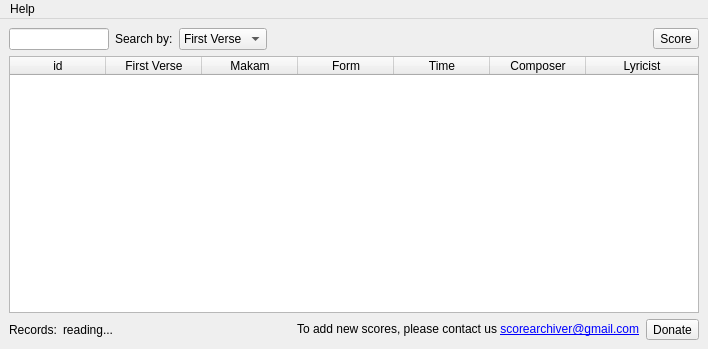
<?xml version="1.0" encoding="UTF-8"?>
<ui version="4.0">
 <class>MainWindow</class>
 <widget class="QMainWindow" name="MainWindow">
  <property name="geometry">
   <rect>
    <x>0</x>
    <y>0</y>
    <width>708</width>
    <height>349</height>
   </rect>
  </property>
  <property name="windowTitle">
   <string>ScoreArchiver</string>
  </property>
  <property name="windowIcon">
   <iconset resource="../data/scorearchiver.qrc">
    <normaloff>:/scorearchiver.png</normaloff>:/scorearchiver.png</iconset>
  </property>
  <widget class="QWidget" name="centralwidget">
   <layout class="QGridLayout" name="gridLayout">
    <item row="0" column="0">
     <layout class="QHBoxLayout" name="horizontalLayout_2">
      <item>
       <widget class="QLineEdit" name="lineEdit">
        <property name="sizePolicy">
         <sizepolicy hsizetype="Fixed" vsizetype="Fixed">
          <horstretch>0</horstretch>
          <verstretch>0</verstretch>
         </sizepolicy>
        </property>
        <property name="maximumSize">
         <size>
          <width>100</width>
          <height>16777215</height>
         </size>
        </property>
       </widget>
      </item>
      <item>
       <widget class="QLabel" name="label_4">
        <property name="text">
         <string>Search by:</string>
        </property>
       </widget>
      </item>
      <item>
       <widget class="QComboBox" name="comboBox">
        <item>
         <property name="text">
          <string>First Verse</string>
         </property>
        </item>
        <item>
         <property name="text">
          <string>Makam</string>
         </property>
        </item>
        <item>
         <property name="text">
          <string>Form</string>
         </property>
        </item>
        <item>
         <property name="text">
          <string>Time</string>
         </property>
        </item>
        <item>
         <property name="text">
          <string>Composer</string>
         </property>
        </item>
        <item>
         <property name="text">
          <string>Lyricist</string>
         </property>
        </item>
       </widget>
      </item>
      <item>
       <spacer name="horizontalSpacer_2">
        <property name="orientation">
         <enum>Qt::Horizontal</enum>
        </property>
        <property name="sizeHint" stdset="0">
         <size>
          <width>40</width>
          <height>20</height>
         </size>
        </property>
       </spacer>
      </item>
      <item>
       <widget class="QToolButton" name="scoretool">
        <property name="text">
         <string>Score</string>
        </property>
       </widget>
      </item>
     </layout>
    </item>
    <item row="1" column="0">
     <widget class="QTableWidget" name="tableWidget">
      <property name="minimumSize">
       <size>
        <width>604</width>
        <height>0</height>
       </size>
      </property>
      <property name="maximumSize">
       <size>
        <width>16777215</width>
        <height>16777215</height>
       </size>
      </property>
      <property name="editTriggers">
       <set>QAbstractItemView::NoEditTriggers</set>
      </property>
      <property name="showDropIndicator" stdset="0">
       <bool>false</bool>
      </property>
      <property name="dragDropOverwriteMode">
       <bool>false</bool>
      </property>
      <property name="selectionMode">
       <enum>QAbstractItemView::SingleSelection</enum>
      </property>
      <property name="gridStyle">
       <enum>Qt::SolidLine</enum>
      </property>
      <attribute name="horizontalHeaderVisible">
       <bool>true</bool>
      </attribute>
      <attribute name="horizontalHeaderCascadingSectionResizes">
       <bool>false</bool>
      </attribute>
      <attribute name="horizontalHeaderDefaultSectionSize">
       <number>96</number>
      </attribute>
      <attribute name="horizontalHeaderShowSortIndicator" stdset="0">
       <bool>false</bool>
      </attribute>
      <attribute name="horizontalHeaderStretchLastSection">
       <bool>true</bool>
      </attribute>
      <attribute name="verticalHeaderVisible">
       <bool>false</bool>
      </attribute>
      <attribute name="verticalHeaderStretchLastSection">
       <bool>false</bool>
      </attribute>
      <attribute name="verticalHeaderVisible">
       <bool>false</bool>
      </attribute>
      <attribute name="horizontalHeaderShowSortIndicator" stdset="0">
       <bool>false</bool>
      </attribute>
      <attribute name="horizontalHeaderStretchLastSection">
       <bool>true</bool>
      </attribute>
      <attribute name="horizontalHeaderCascadingSectionResizes">
       <bool>false</bool>
      </attribute>
      <attribute name="horizontalHeaderVisible">
       <bool>true</bool>
      </attribute>
      <attribute name="verticalHeaderStretchLastSection">
       <bool>false</bool>
      </attribute>
      <attribute name="horizontalHeaderDefaultSectionSize">
       <number>96</number>
      </attribute>
      <column>
       <property name="text">
        <string>id</string>
       </property>
      </column>
      <column>
       <property name="text">
        <string>First Verse</string>
       </property>
      </column>
      <column>
       <property name="text">
        <string>Makam</string>
       </property>
      </column>
      <column>
       <property name="text">
        <string>Form</string>
       </property>
      </column>
      <column>
       <property name="text">
        <string>Time</string>
       </property>
      </column>
      <column>
       <property name="text">
        <string>Composer</string>
       </property>
      </column>
      <column>
       <property name="text">
        <string>Lyricist</string>
       </property>
      </column>
     </widget>
    </item>
    <item row="2" column="0">
     <layout class="QHBoxLayout" name="horizontalLayout">
      <item>
       <widget class="QLabel" name="label">
        <property name="text">
         <string>Records:</string>
        </property>
       </widget>
      </item>
      <item>
       <widget class="QLabel" name="label_2">
        <property name="text">
         <string>reading...</string>
        </property>
       </widget>
      </item>
      <item>
       <spacer name="horizontalSpacer_3">
        <property name="orientation">
         <enum>Qt::Horizontal</enum>
        </property>
        <property name="sizeHint" stdset="0">
         <size>
          <width>40</width>
          <height>20</height>
         </size>
        </property>
       </spacer>
      </item>
      <item>
       <widget class="QLabel" name="label_3">
        <property name="text">
         <string>&lt;!DOCTYPE HTML PUBLIC &quot;-//W3C//DTD HTML 4.0//EN&quot; &quot;http://www.w3.org/TR/REC-html40/strict.dtd&quot;&gt;
&lt;html&gt;&lt;head&gt;&lt;meta name=&quot;qrichtext&quot; content=&quot;1&quot; /&gt;&lt;style type=&quot;text/css&quot;&gt;
p, li { white-space: pre-wrap; }
&lt;/style&gt;&lt;/head&gt;
&lt;p style=&quot; margin-top:0px; margin-bottom:0px; margin-left:0px; margin-right:0px; -qt-block-indent:0; text-indent:0px;&quot;&gt;To add new scores, please contact us &lt;a href=&quot;mailto:scorearchiver@gmail.com&quot;&gt;&lt;span style=&quot; text-decoration: underline; color:#0000ff;&quot;&gt;scorearchiver@gmail.com&lt;/span&gt;&lt;/a&gt;&lt;/p&gt;&lt;/html&gt;</string>
        </property>
        <property name="textFormat">
         <enum>Qt::RichText</enum>
        </property>
       </widget>
      </item>
      <item>
       <widget class="QToolButton" name="toolButton">
        <property name="text">
         <string>Donate</string>
        </property>
       </widget>
      </item>
     </layout>
    </item>
   </layout>
  </widget>
  <widget class="QMenuBar" name="menubar">
   <property name="geometry">
    <rect>
     <x>0</x>
     <y>0</y>
     <width>708</width>
     <height>21</height>
    </rect>
   </property>
   <widget class="QMenu" name="menuHelp">
    <property name="title">
     <string>Help</string>
    </property>
    <addaction name="actionAbout"/>
   </widget>
   <addaction name="menuHelp"/>
  </widget>
  <action name="actionNew">
   <property name="text">
    <string>New</string>
   </property>
  </action>
  <action name="actionDelete">
   <property name="text">
    <string>Delete</string>
   </property>
  </action>
  <action name="actionExit">
   <property name="text">
    <string>Quit</string>
   </property>
  </action>
  <action name="actionAbout">
   <property name="text">
    <string>About</string>
   </property>
  </action>
 </widget>
 <resources>
  <include location="../data/scorearchiver.qrc"/>
 </resources>
 <connections/>
</ui>
